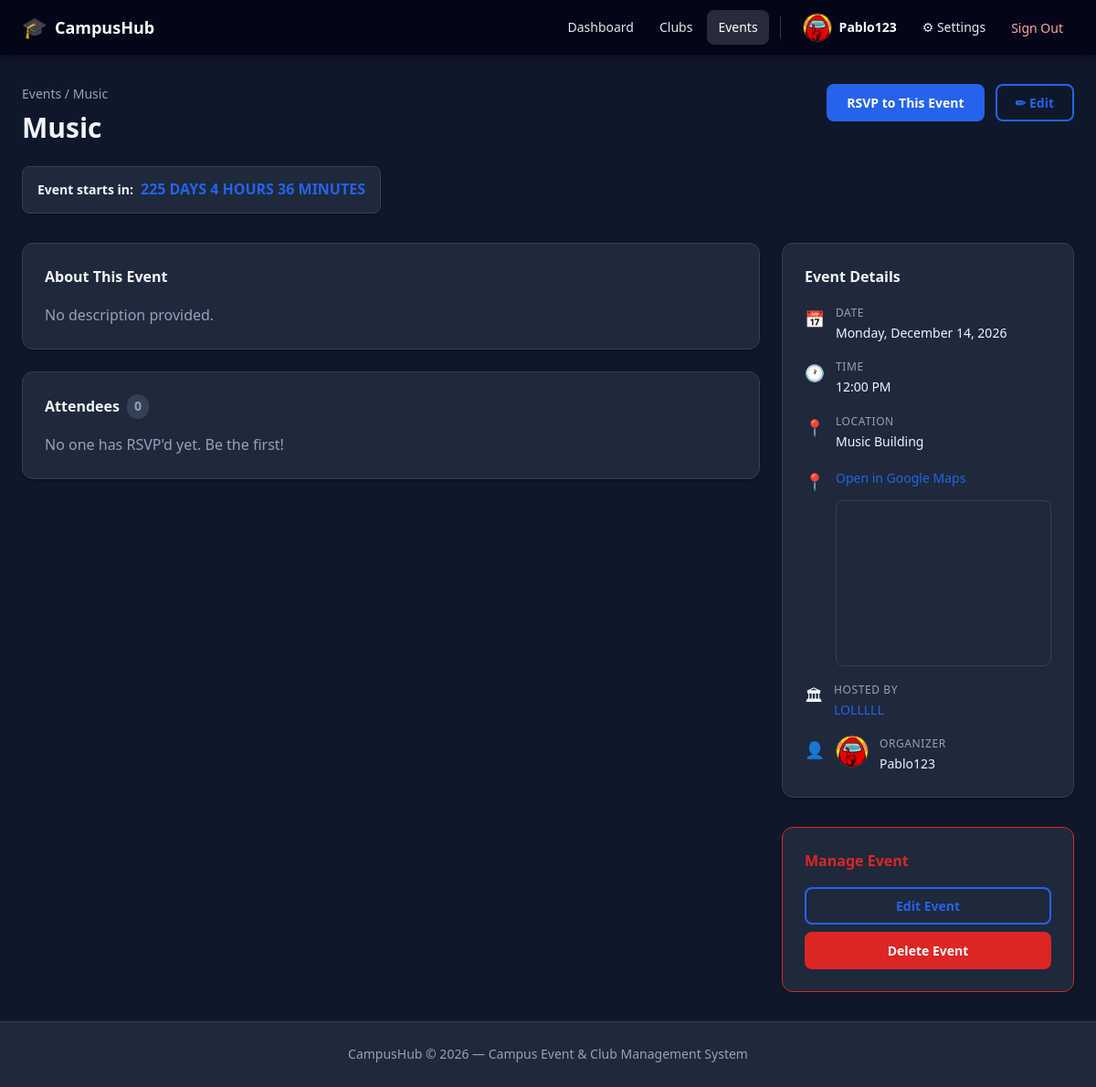
The page /events/7 (signed in) on the database its author committed.
### app/models/user.py (models this page shows, shortened)
class User(Base):
    __tablename__ = "users"
    id: Mapped[int] = mapped_column(Integer, primary_key=True, index=True)
    username: Mapped[str] = mapped_column(String(50), unique=True, nullable=False, index=True)
    email: Mapped[str] = mapped_column(String(255), unique=True, nullable=False, index=True)
    phone_number: Mapped[str | None] = mapped_column(String(20), nullable=True)
    profile_photo_path: Mapped[str | None] = mapped_column(String(500), nullable=True)
    hashed_password: Mapped[str] = mapped_column(String(255), nullable=False)
    is_active: Mapped[bool] = mapped_column(Boolean, default=True, nullable=False)
    is_admin: Mapped[bool] = mapped_column(Boolean, default=False, nullable=False)
    created_at: Mapped[datetime] = mapped_column(DateTime, server_default=func.now(), nullable=False)
    updated_at: Mapped[datetime] = mapped_column(
        DateTime, server_default=func.now(), onupdate=func.now(), nullable=False
    )
    settings: Mapped["UserSettings"] = relationship(
        "UserSettings", back_populates="user", uselist=False, cascade="all, delete-orphan"
    )
    club_memberships: Mapped[list["ClubMembership"]] = relationship(  # type: ignore[name-defined]
        "ClubMembership", back_populates="user", cascade="all, delete-orphan"
    )
    created_clubs: Mapped[list["Club"]] = relationship(  # type: ignore[name-defined]
        "Club", back_populates="creator", foreign_keys="Club.created_by"
    )
    created_events: Mapped[list["Event"]] = relationship(  # type: ignore[name-defined]
        "Event", back_populates="creator"
    )
    event_attendances: Mapped[list["EventAttendee"]] = relationship(  # type: ignore[name-defined]
        "EventAttendee", back_populates="user", cascade="all, delete-orphan"
    )

### app/models/event.py (models this page shows, shortened)
class Event(Base):
    __tablename__ = "events"
    id: Mapped[int] = mapped_column(Integer, primary_key=True, index=True)
    title: Mapped[str] = mapped_column(String(200), nullable=False)
    description: Mapped[str | None] = mapped_column(String(5000), nullable=True)
    location: Mapped[str | None] = mapped_column(String(300), nullable=True)
    map_query: Mapped[str | None] = mapped_column(String(500), nullable=True)
    event_date: Mapped[date] = mapped_column(Date, nullable=False)
    event_time: Mapped[time | None] = mapped_column(Time, nullable=True)
    capacity: Mapped[int | None] = mapped_column(Integer, nullable=True)
    is_private: Mapped[bool] = mapped_column(Boolean, default=False, nullable=False)
    created_by: Mapped[int] = mapped_column(
        Integer, ForeignKey("users.id", ondelete="SET NULL"), nullable=True
    )
    club_id: Mapped[int | None] = mapped_column(
        Integer, ForeignKey("clubs.id", ondelete="SET NULL"), nullable=True
    )
    created_at: Mapped[datetime] = mapped_column(DateTime, server_default=func.now(), nullable=False)
    updated_at: Mapped[datetime] = mapped_column(
        DateTime, server_default=func.now(), onupdate=func.now(), nullable=False
    )
    creator: Mapped["User"] = relationship(  # type: ignore[name-defined]
        "User", back_populates="created_events"
    )
    club: Mapped["Club | None"] = relationship(  # type: ignore[name-defined]
        "Club", back_populates="events"
    )
    attendees: Mapped[list["EventAttendee"]] = relationship(
        "EventAttendee", back_populates="event", cascade="all, delete-orphan"
    )
    tags: Mapped[list["Tag"]] = relationship(
        "Tag", secondary=event_tags, back_populates="events"
    )

### app/models/club.py (models this page shows, shortened)
class Club(Base):
    __tablename__ = "clubs"
    id: Mapped[int] = mapped_column(Integer, primary_key=True, index=True)
    name: Mapped[str] = mapped_column(String(100), unique=True, nullable=False, index=True)
    description: Mapped[str | None] = mapped_column(String(1000), nullable=True)
    is_private: Mapped[bool] = mapped_column(Boolean, default=False, nullable=False)
    created_by: Mapped[int] = mapped_column(
        Integer, ForeignKey("users.id", ondelete="SET NULL"), nullable=True
    )
    created_at: Mapped[datetime] = mapped_column(DateTime, server_default=func.now(), nullable=False)
    updated_at: Mapped[datetime] = mapped_column(
        DateTime, server_default=func.now(), onupdate=func.now(), nullable=False
    )
    creator: Mapped["User"] = relationship(  # type: ignore[name-defined]
        "User", back_populates="created_clubs", foreign_keys=[created_by]
    )
    memberships: Mapped[list["ClubMembership"]] = relationship(
        "ClubMembership", back_populates="club", cascade="all, delete-orphan"
    )
    roles: Mapped[list["ClubRole"]] = relationship(
        "ClubRole", back_populates="club", cascade="all, delete-orphan"
    )
    events: Mapped[list["Event"]] = relationship(  # type: ignore[name-defined]
        "Event", back_populates="club"
    )

### app/routers/events.py (the view)
@router.get("/{event_id}", response_class=HTMLResponse)
async def event_detail(
    event_id: int,
    request: Request,
    db: Session = Depends(get_db),
    current_user: User = Depends(get_current_user),
):
    event = event_service.get_event_by_id(db, event_id)
    if not event:
        _flash(request, "Event not found.", "error")
        return RedirectResponse(url="/events", status_code=302)
    if not event_service.can_view_event(db, current_user, event):
        _flash(request, "You must be a club member to view that event.", "error")
        return RedirectResponse(url="/events", status_code=302)
    rsvp = event_service.get_rsvp(db, current_user.id, event_id)
    can_edit = event_service.can_edit_event(current_user, event)
    return templates.TemplateResponse(
        request,
        "events/detail.html",
        {
            "event": event,
            "current_user": current_user,
            "rsvp": rsvp,
            "can_edit": can_edit,
        },
    )

### app/templates/events/detail.html (shortened to what this page needs)
{% extends "base.html" %}
{% block content %}
<div class="page-header">
    <div>
        <div class="breadcrumb"><a href="/events" class="link">Events</a> / {{ event.title }}</div>
        <h1 class="page-title">{{ event.title }}</h1>
        <div
            class="countdown-widget countdown-widget-detail"
            data-event-id="{{ event.id }}"
            data-countdown-style="detail"
            data-event-time="{{ event.event_date.isoformat() }}T{{ event.event_time.strftime('%H:%M:%S') if event.event_time else '00:00:00' }}"
        >
            <span class="countdown-label">Event starts in:</span>
            <span class="countdown-value">Loading countdown...</span>
        </div>
    </div>
    <div class="header-actions">
        {% if rsvp %}
        <form action="/events/{{ event.id }}/cancel-rsvp" method="post">
            <button type="submit" class="btn btn-outline">Cancel RSVP</button>
        </form>
        {% elif not event.is_full %}
        <form action="/events/{{ event.id }}/rsvp" method="post">
            <button type="submit" class="btn btn-primary">RSVP to This Event</button>
        </form>
        {% else %}
        <button class="btn btn-outline" disabled>Event Full</button>
        {% endif %}
        {% if can_edit %}
        <a href="/events/{{ event.id }}/edit" class="btn btn-outline">✏ Edit</a>
        {% endif %}
    </div>
</div>
<div class="detail-grid">
    <div class="detail-main">
        <div class="card">
            <div class="card-body">
                <h2 class="card-section-title">About This Event</h2>
                {% if event.description %}
                <p class="event-description">{{ event.description }}</p>
                {% else %}
                <p class="muted">No description provided.</p>
                {% endif %}
            </div>
        </div>
        <div class="card" style="margin-top:1.5rem">
            <div class="card-body">
                <h2 class="card-section-title">
                    Attendees
                    <span class="count-badge">{{ event.attendee_count }}{% if event.capacity %} / {{ event.capacity }}{% endif %}</span>
                </h2>
                {% if event.attendees %}
                <ul class="attendee-list">
                    {% for attendee in event.attendees %}
                    {% if attendee.is_public %}
                    <li class="attendee-item">
                        {% if attendee.user.profile_photo_url %}
                        <img src="{{ attendee.user.profile_photo_url }}" alt="{{ attendee.user.username }} profile photo" class="member-avatar member-avatar-image" />
                        {% else %}
                        <span class="member-avatar">{{ attendee.user.username[0].upper() }}</span>
                        {% endif %}
                        <span>{{ attendee.user.username }}</span>
                        {% if attendee.user.id == current_user.id %}
                        <span class="badge badge-success">You</span>
                        {% endif %}
                    </li>
                    {% endif %}
                    {% endfor %}
                </ul>
                {% else %}
                <p class="muted">No one has RSVP'd yet. Be the first!</p>
                {% endif %}
            </div>
        </div>
    </div>
    <aside class="detail-sidebar">
        <div class="card">
            <div class="card-body">
                <h2 class="card-section-title">Event Details</h2>
                <ul class="detail-list">
                    <li class="detail-item">
                        <span class="detail-icon">📅</span>
                        <div>
                            <span class="detail-label">Date</span>
                            <span class="detail-value">{{ event.event_date.strftime('%A, %B %d, %Y') }}</span>
                        </div>
                    </li>
                    {% if event.event_time %}
                    <li class="detail-item">
                        <span class="detail-icon">🕐</span>
                        <div>
                            <span class="detail-label">Time</span>
                            <span class="detail-value">{{ event.event_time.strftime('%I:%M %p') }}</span>
                        </div>
                    </li>
                    {% endif %}
                    {% if event.location %}
                    <li class="detail-item">
                        <span class="detail-icon">📍</span>
                        <div>
                            <span class="detail-label">Location</span>
                            <span class="detail-value">{{ event.location }}</span>
                        </div>
                    </li>
                    {% endif %}
                    {% if event.google_maps_url %}
                    <li class="detail-item">
                        <span class="detail-icon">📍</span>
                        <div class="detail-map-block">
                            <a href="{{ event.google_maps_url }}" target="_blank" rel="noopener noreferrer" class="detail-value link">Open in Google Maps</a>
                            {% if event.google_maps_embed_url %}
                            <div class="map-embed map-embed-inline">
                                <iframe
                                    src="{{ event.google_maps_embed_url }}"
                                    loading="lazy"
                                    title="Google Maps preview for {{ event.title }}"
                                ></iframe>
                            </div>
                            {% endif %}
                        </div>
                    </li>
                    {% endif %}
                    {% if event.club %}
                    <li class="detail-item">
                        <span class="detail-icon">🏛</span>
                        <div>
                            <span class="detail-label">Hosted by</span>
                            <a href="/clubs/{{ event.club.id }}" class="detail-value link">{{ event.club.name }}</a>
                        </div>
                    </li>
                    {% endif %}
                    <li class="detail-item">
                        <span class="detail-icon">👤</span>
                        {% if event.creator and event.creator.profile_photo_url %}
                        <img src="{{ event.creator.profile_photo_url }}" alt="{{ event.creator.username }} profile photo" class="member-avatar member-avatar-image detail-avatar" />
                        {% endif %}
                        <div>
                            <span class="detail-label">Organizer</span>
                            <span class="detail-value">{{ event.creator.username if event.creator else 'Unknown' }}</span>
                        </div>
                    </li>
                </ul>
            </div>
        </div>
        {% if can_edit %}
        <div class="card card-danger" style="margin-top:1rem">
            <div class="card-body">
                <h3 class="card-section-title">Manage Event</h3>
                <div class="btn-stack">
                    <a href="/events/{{ event.id }}/edit" class="btn btn-outline btn-full">Edit Event</a>
                    <form action="/events/{{ event.id }}/delete" method="post"
                          onsubmit="return confirm('Permanently delete this event?')">
                        <button type="submit" class="btn btn-danger btn-full">Delete Event</button>
                    </form>
                </div>
            </div>
        </div>
        {% endif %}
    </aside>
</div>
{% endblock %}

### app/templates/base.html (shortened to what this page needs)
<!DOCTYPE html>
<html lang="{{ current_user.settings.language if current_user and current_user.settings else 'en' }}"
      data-theme="{{ current_user.settings.theme if current_user and current_user.settings else 'light' }}"
      data-text-size="{{ current_user.settings.text_size if current_user and current_user.settings else 'medium' }}">
<head>
    <link rel="stylesheet" href="/static/css/style.css" />
</head>
<body>
<nav class="navbar">
    <div class="navbar-brand">
        <a href="/" class="brand-link">
            <span class="brand-icon">🎓</span>
            <span class="brand-name">CampusHub</span>
        </a>
    </div>
    {% if current_user %}
    <div class="navbar-menu" id="navMenu">
        <a href="/" class="nav-link {% if request.url.path == '/' %}active{% endif %}">Dashboard</a>
        <a href="/clubs" class="nav-link {% if request.url.path.startswith('/clubs') %}active{% endif %}">Clubs</a>
        <a href="/events" class="nav-link {% if request.url.path.startswith('/events') %}active{% endif %}">Events</a>
        <div class="nav-user">
            {% if current_user.profile_photo_url %}
            <img src="{{ current_user.profile_photo_url }}" alt="{{ current_user.username }} profile photo" class="nav-avatar" />
            {% else %}
            <span class="member-avatar nav-avatar-fallback">{{ current_user.username[0].upper() }}</span>
            {% endif %}
            <span class="nav-username">{{ current_user.username }}</span>
        </div>
        <a href="/settings" class="nav-link {% if request.url.path.startswith('/settings') %}active{% endif %}">⚙ Settings</a>
        <form action="/auth/logout" method="post" class="nav-logout-form">
            <button type="submit" class="nav-link btn-logout">Sign Out</button>
        </form>
    </div>
    {% else %}
    <div class="navbar-menu">
        <a href="/auth/login" class="nav-link">Log In</a>
        <a href="/auth/register" class="btn btn-primary">Sign Up</a>
    </div>
    {% endif %}
</nav>
{% set flash = request.session.pop("flash", None) if request.session else None %}
<main class="main-content">
    {% block content %}{% endblock %}
</main>
<footer class="footer">
    <p>CampusHub &copy; 2026 &mdash; Campus Event &amp; Club Management System</p>
</footer>
</body>
</html>

### rows shown on the page
User: profile_photo_url (picture), username "Pablo123", creator.profile_photo_url (picture), creator "Pablo123"
Event: title "Music", event_date "Monday, December 14, 2026", event_time "12:00 PM", location "Music Building"
Club: club.name "LOLLLLL"

### other values the page prints
{{ event.attendee_count }} "0"
